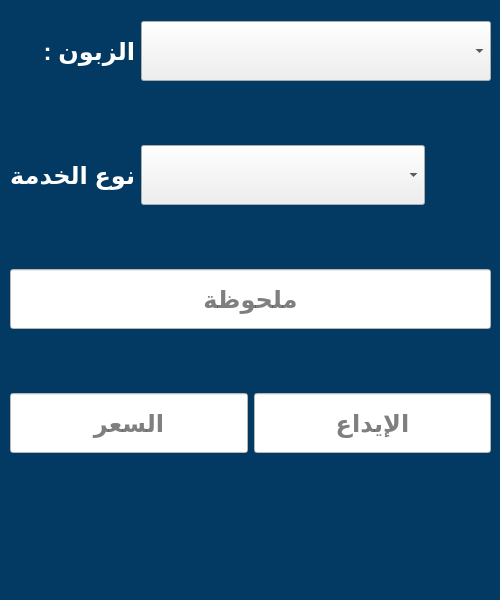
<?xml version="1.0" encoding="UTF-8"?>
<ui version="4.0">
 <class>Form</class>
 <widget class="QWidget" name="Form">
  <property name="geometry">
   <rect>
    <x>0</x>
    <y>0</y>
    <width>500</width>
    <height>600</height>
   </rect>
  </property>
  <property name="minimumSize">
   <size>
    <width>500</width>
    <height>600</height>
   </size>
  </property>
  <property name="maximumSize">
   <size>
    <width>500</width>
    <height>600</height>
   </size>
  </property>
  <property name="windowTitle">
   <string>Form</string>
  </property>
  <property name="styleSheet">
   <string notr="true">background-color:#033a63;</string>
  </property>
  <widget class="QWidget" name="layoutWidget">
   <property name="geometry">
    <rect>
     <x>10</x>
     <y>20</y>
     <width>481</width>
     <height>498</height>
    </rect>
   </property>
   <layout class="QVBoxLayout" name="verticalLayout">
    <item>
     <layout class="QHBoxLayout" name="horizontalLayout_5">
      <item>
       <widget class="QLabel" name="label_2">
        <property name="maximumSize">
         <size>
          <width>125</width>
          <height>16777215</height>
         </size>
        </property>
        <property name="font">
         <font>
          <pointsize>18</pointsize>
          <bold>true</bold>
         </font>
        </property>
        <property name="styleSheet">
         <string notr="true">color:white</string>
        </property>
        <property name="text">
         <string>الزبون :</string>
        </property>
       </widget>
      </item>
      <item>
       <widget class="QComboBox" name="customer">
        <property name="minimumSize">
         <size>
          <width>0</width>
          <height>60</height>
         </size>
        </property>
        <property name="maximumSize">
         <size>
          <width>16777215</width>
          <height>60</height>
         </size>
        </property>
        <property name="font">
         <font>
          <pointsize>18</pointsize>
          <bold>true</bold>
         </font>
        </property>
        <property name="styleSheet">
         <string notr="true">background-color:none;</string>
        </property>
       </widget>
      </item>
     </layout>
    </item>
    <item>
     <widget class="QLabel" name="customer_err">
      <property name="minimumSize">
       <size>
        <width>0</width>
        <height>50</height>
       </size>
      </property>
      <property name="maximumSize">
       <size>
        <width>16777215</width>
        <height>50</height>
       </size>
      </property>
      <property name="font">
       <font>
        <pointsize>14</pointsize>
        <bold>true</bold>
       </font>
      </property>
      <property name="styleSheet">
       <string notr="true">color:white;</string>
      </property>
      <property name="text">
       <string/>
      </property>
      <property name="alignment">
       <set>Qt::AlignCenter</set>
      </property>
     </widget>
    </item>
    <item>
     <layout class="QHBoxLayout" name="horizontalLayout_4">
      <item>
       <widget class="QLabel" name="label">
        <property name="maximumSize">
         <size>
          <width>125</width>
          <height>16777215</height>
         </size>
        </property>
        <property name="font">
         <font>
          <pointsize>18</pointsize>
          <bold>true</bold>
         </font>
        </property>
        <property name="styleSheet">
         <string notr="true">color:white</string>
        </property>
        <property name="text">
         <string>نوع الخدمة :</string>
        </property>
       </widget>
      </item>
      <item>
       <widget class="QComboBox" name="category">
        <property name="minimumSize">
         <size>
          <width>0</width>
          <height>60</height>
         </size>
        </property>
        <property name="maximumSize">
         <size>
          <width>16777215</width>
          <height>60</height>
         </size>
        </property>
        <property name="font">
         <font>
          <pointsize>18</pointsize>
          <bold>true</bold>
         </font>
        </property>
        <property name="styleSheet">
         <string notr="true">background-color:none;</string>
        </property>
       </widget>
      </item>
      <item>
       <widget class="QPushButton" name="add_category_btn">
        <property name="minimumSize">
         <size>
          <width>60</width>
          <height>60</height>
         </size>
        </property>
        <property name="maximumSize">
         <size>
          <width>60</width>
          <height>60</height>
         </size>
        </property>
        <property name="cursor">
         <cursorShape>PointingHandCursor</cursorShape>
        </property>
        <property name="styleSheet">
         <string notr="true">QPushButton:hover{
	background-color:#3f5482;
	border: 1px solid #3f5482;
}</string>
        </property>
        <property name="text">
         <string/>
        </property>
        <property name="icon">
         <iconset>
          <normaloff>../icons/add.svg</normaloff>../icons/add.svg</iconset>
        </property>
        <property name="iconSize">
         <size>
          <width>50</width>
          <height>50</height>
         </size>
        </property>
        <property name="flat">
         <bool>true</bool>
        </property>
       </widget>
      </item>
     </layout>
    </item>
    <item>
     <widget class="QLabel" name="category_err">
      <property name="minimumSize">
       <size>
        <width>0</width>
        <height>50</height>
       </size>
      </property>
      <property name="maximumSize">
       <size>
        <width>16777215</width>
        <height>50</height>
       </size>
      </property>
      <property name="font">
       <font>
        <pointsize>14</pointsize>
        <bold>true</bold>
       </font>
      </property>
      <property name="styleSheet">
       <string notr="true">color:white;</string>
      </property>
      <property name="text">
       <string/>
      </property>
      <property name="alignment">
       <set>Qt::AlignCenter</set>
      </property>
     </widget>
    </item>
    <item>
     <widget class="QLineEdit" name="note">
      <property name="minimumSize">
       <size>
        <width>0</width>
        <height>60</height>
       </size>
      </property>
      <property name="maximumSize">
       <size>
        <width>16777215</width>
        <height>60</height>
       </size>
      </property>
      <property name="font">
       <font>
        <pointsize>18</pointsize>
        <bold>true</bold>
       </font>
      </property>
      <property name="styleSheet">
       <string notr="true">background-color:white;</string>
      </property>
      <property name="maxLength">
       <number>64</number>
      </property>
      <property name="alignment">
       <set>Qt::AlignCenter</set>
      </property>
      <property name="placeholderText">
       <string>ملحوظة</string>
      </property>
     </widget>
    </item>
    <item>
     <widget class="QLabel" name="note_err">
      <property name="minimumSize">
       <size>
        <width>0</width>
        <height>50</height>
       </size>
      </property>
      <property name="maximumSize">
       <size>
        <width>16777215</width>
        <height>50</height>
       </size>
      </property>
      <property name="font">
       <font>
        <pointsize>14</pointsize>
        <bold>true</bold>
       </font>
      </property>
      <property name="styleSheet">
       <string notr="true">color:white;</string>
      </property>
      <property name="text">
       <string/>
      </property>
      <property name="alignment">
       <set>Qt::AlignCenter</set>
      </property>
     </widget>
    </item>
    <item>
     <layout class="QHBoxLayout" name="horizontalLayout_2">
      <item>
       <widget class="QLineEdit" name="amount">
        <property name="minimumSize">
         <size>
          <width>0</width>
          <height>60</height>
         </size>
        </property>
        <property name="maximumSize">
         <size>
          <width>16777215</width>
          <height>60</height>
         </size>
        </property>
        <property name="font">
         <font>
          <pointsize>18</pointsize>
          <bold>true</bold>
         </font>
        </property>
        <property name="styleSheet">
         <string notr="true">background-color:white;</string>
        </property>
        <property name="maxLength">
         <number>6</number>
        </property>
        <property name="alignment">
         <set>Qt::AlignCenter</set>
        </property>
        <property name="placeholderText">
         <string>السعر</string>
        </property>
       </widget>
      </item>
      <item>
       <widget class="QLineEdit" name="deposit">
        <property name="minimumSize">
         <size>
          <width>0</width>
          <height>60</height>
         </size>
        </property>
        <property name="maximumSize">
         <size>
          <width>16777215</width>
          <height>60</height>
         </size>
        </property>
        <property name="font">
         <font>
          <pointsize>18</pointsize>
          <bold>true</bold>
         </font>
        </property>
        <property name="styleSheet">
         <string notr="true">background-color:white;</string>
        </property>
        <property name="maxLength">
         <number>6</number>
        </property>
        <property name="alignment">
         <set>Qt::AlignCenter</set>
        </property>
        <property name="placeholderText">
         <string>الإيداع</string>
        </property>
       </widget>
      </item>
     </layout>
    </item>
    <item>
     <layout class="QHBoxLayout" name="horizontalLayout_3">
      <item>
       <widget class="QLabel" name="amount_err">
        <property name="minimumSize">
         <size>
          <width>0</width>
          <height>50</height>
         </size>
        </property>
        <property name="maximumSize">
         <size>
          <width>16777215</width>
          <height>50</height>
         </size>
        </property>
        <property name="font">
         <font>
          <pointsize>14</pointsize>
          <bold>true</bold>
         </font>
        </property>
        <property name="styleSheet">
         <string notr="true">color:white;</string>
        </property>
        <property name="text">
         <string/>
        </property>
        <property name="alignment">
         <set>Qt::AlignCenter</set>
        </property>
       </widget>
      </item>
      <item>
       <widget class="QLabel" name="deposit_err">
        <property name="minimumSize">
         <size>
          <width>0</width>
          <height>50</height>
         </size>
        </property>
        <property name="maximumSize">
         <size>
          <width>16777215</width>
          <height>50</height>
         </size>
        </property>
        <property name="font">
         <font>
          <pointsize>14</pointsize>
          <bold>true</bold>
         </font>
        </property>
        <property name="styleSheet">
         <string notr="true">color:white;</string>
        </property>
        <property name="text">
         <string/>
        </property>
        <property name="alignment">
         <set>Qt::AlignCenter</set>
        </property>
       </widget>
      </item>
     </layout>
    </item>
   </layout>
  </widget>
  <widget class="QWidget" name="layoutWidget">
   <property name="geometry">
    <rect>
     <x>10</x>
     <y>520</y>
     <width>481</width>
     <height>62</height>
    </rect>
   </property>
   <layout class="QHBoxLayout" name="horizontalLayout">
    <item>
     <widget class="QPushButton" name="save_btn">
      <property name="minimumSize">
       <size>
        <width>0</width>
        <height>60</height>
       </size>
      </property>
      <property name="maximumSize">
       <size>
        <width>16777215</width>
        <height>60</height>
       </size>
      </property>
      <property name="cursor">
       <cursorShape>PointingHandCursor</cursorShape>
      </property>
      <property name="styleSheet">
       <string notr="true">QPushButton:hover{
	background-color:#3f5482;
	border: 1px solid #3f5482;
}</string>
      </property>
      <property name="text">
       <string/>
      </property>
      <property name="icon">
       <iconset>
        <normaloff>../icons/save.svg</normaloff>../icons/save.svg</iconset>
      </property>
      <property name="iconSize">
       <size>
        <width>50</width>
        <height>50</height>
       </size>
      </property>
      <property name="shortcut">
       <string>Return</string>
      </property>
      <property name="flat">
       <bool>true</bool>
      </property>
     </widget>
    </item>
    <item>
     <widget class="QPushButton" name="cancel_btn">
      <property name="minimumSize">
       <size>
        <width>0</width>
        <height>60</height>
       </size>
      </property>
      <property name="maximumSize">
       <size>
        <width>16777215</width>
        <height>60</height>
       </size>
      </property>
      <property name="cursor">
       <cursorShape>PointingHandCursor</cursorShape>
      </property>
      <property name="styleSheet">
       <string notr="true">QPushButton:hover{
	background-color:#3f5482;
	border: 1px solid #3f5482;
}</string>
      </property>
      <property name="text">
       <string/>
      </property>
      <property name="icon">
       <iconset>
        <normaloff>../icons/cancel.svg</normaloff>../icons/cancel.svg</iconset>
      </property>
      <property name="iconSize">
       <size>
        <width>50</width>
        <height>50</height>
       </size>
      </property>
      <property name="flat">
       <bool>true</bool>
      </property>
     </widget>
    </item>
   </layout>
  </widget>
 </widget>
 <resources/>
 <connections>
  <connection>
   <sender>cancel_btn</sender>
   <signal>clicked()</signal>
   <receiver>Form</receiver>
   <slot>close()</slot>
   <hints>
    <hint type="sourcelabel">
     <x>136</x>
     <y>549</y>
    </hint>
    <hint type="destinationlabel">
     <x>4</x>
     <y>-2</y>
    </hint>
   </hints>
  </connection>
 </connections>
</ui>
